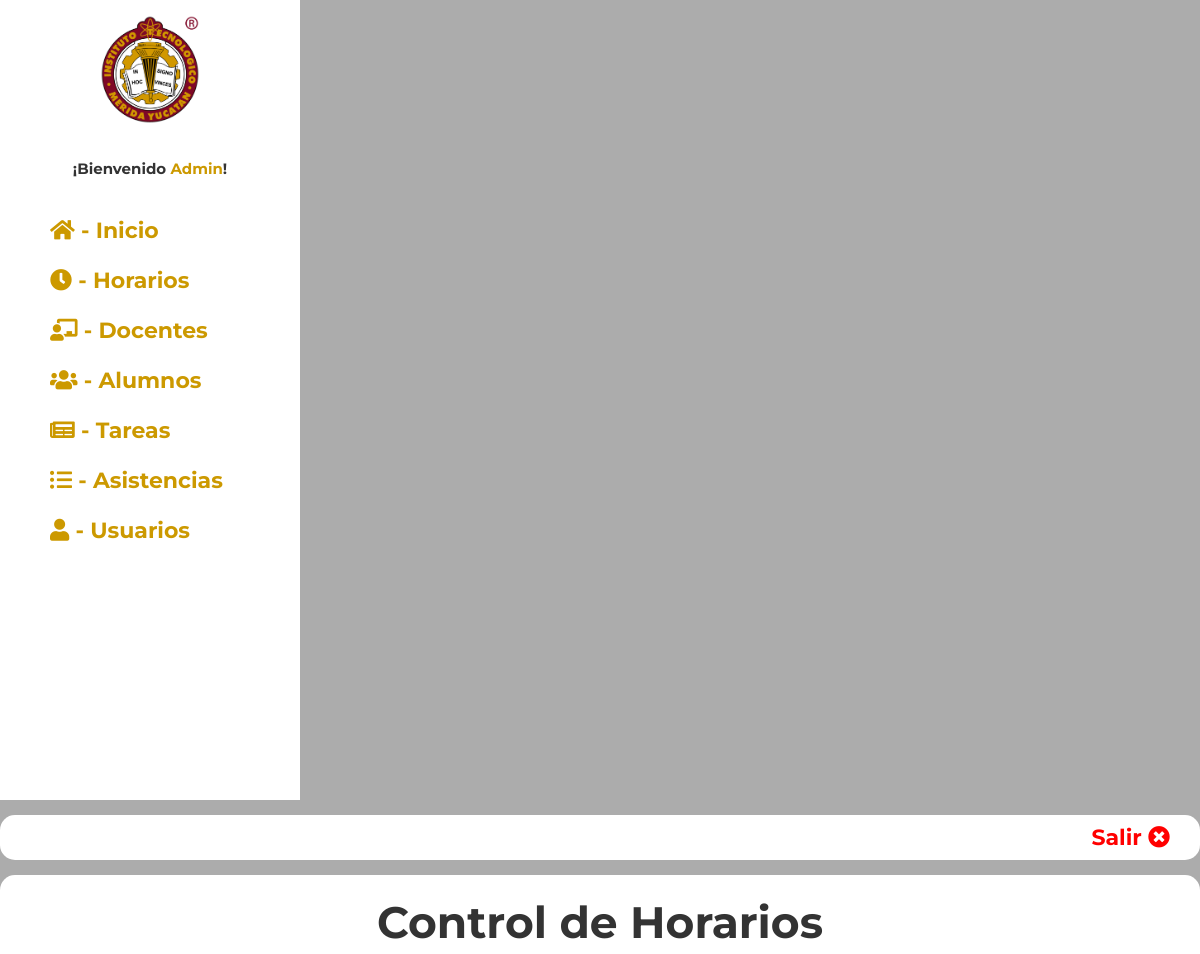
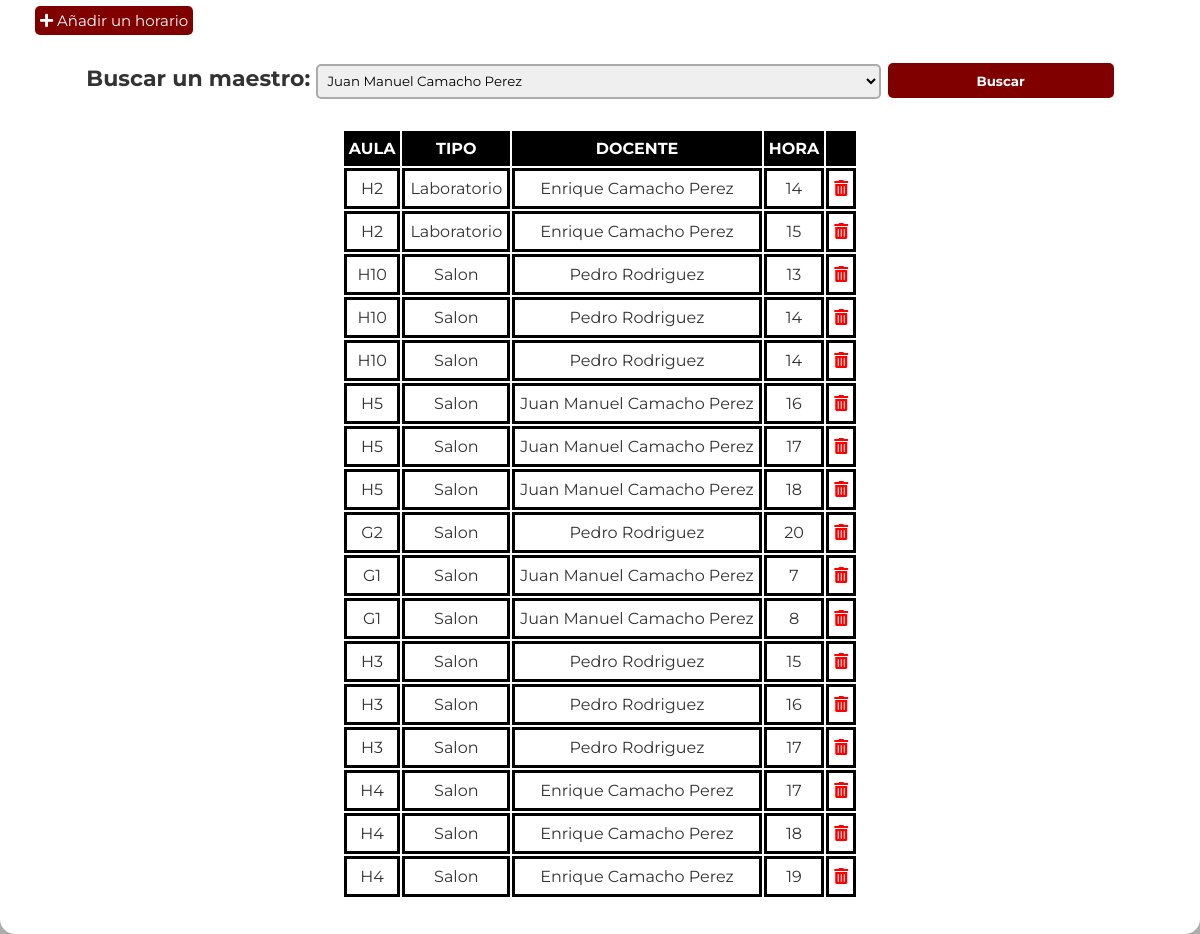
The page /admin/salones.php?busca_docente=Juan Manuel (signed in) on the database its author committed (2 pictures, top to bottom).
### tables this page shows
CREATE TABLE `lunes` (
  `id` int(5) NOT NULL,
  `aula` int(5) DEFAULT NULL,
  `maestro` int(5) DEFAULT NULL,
  `clima` varchar(255) DEFAULT NULL,
  `hora` int(11) DEFAULT NULL
);

CREATE TABLE `aulas` (
  `id_aula` int(5) NOT NULL,
  `aula` varchar(5) DEFAULT NULL,
  `tipo` varchar(50) DEFAULT NULL,
  `estado` varchar(255) DEFAULT NULL,
  `clima` varchar(255) DEFAULT NULL
);

CREATE TABLE `docentes` (
  `id_docente` int(5) NOT NULL,
  `nombres` varchar(255) DEFAULT NULL,
  `apellidos` varchar(255) DEFAULT NULL,
  `jefatura` varchar(255) DEFAULT NULL
);

### admin/salones.php (the view, shortened to what this page needs)
<!DOCTYPE html>
<html lang="en">
<head>
    <link rel="stylesheet" href="https://cdnjs.cloudflare.com/ajax/libs/font-awesome/5.15.4/css/all.min.css"/>
    <link rel="stylesheet" href="styles.css"/>
</head>
<body class="panel">
    <div class="contenedor">
        <?php include "menu_panel.php"?>
        <div class="cont_panel">
            <div class="header_panel">
                <a href="salir.php">Salir <i class="fas fa-times-circle"></i></a>
            </div>
            <div class="info_panel">
                <h1>Control de Horarios</h1>
                <br>
                <div class="cont_info">
                <a href="crear_horario.php" class="btn"><i class="fas fa-plus"></i> Añadir un horario</a><br><br>
                <form class="buscar" action="" method="get">
                    <label for="" class="bs_docente">Buscar un maestro:</label>
                    <select name="busca_docente" class="bs_docentes">
                        <?php require "conexion.php";
                        $variable_maestros = $_GET['busca_docente'];
                        $todos_maestros = "SELECT * FROM docentes ORDER BY id_docente ASC";
                        $resultado_maestros = mysqli_query($conectar, $todos_maestros);
                        while ($fila_maestros = mysqli_fetch_assoc($resultado_maestros)){
                        ?>
                            <option value="<?php echo $fila_maestros['nombres']; ?>" class="bs_docentes"
                            <?php  if ($fila_maestros["nombres"] == $variable_maestros){
                                        echo "selected";
                                }?>><?php echo $fila_maestros['nombres']; ?> <?php echo $fila_maestros['apellidos']; ?></option>
                        <?php }?>
                    </select>
                    <button type="submit" name="buscar">Buscar</button>
                </form><br>
                <table class="tablaspanel">
                        <tr>
                            <th>AULA</th>
                            <th>TIPO</th>
                            <th>DOCENTE</th>
                            <th>HORA</th>
                            <th colspan="2"></th>
                        </tr>
                        <?php date_default_timezone_set('America/Mexico_City');
                            $dia_semana = 'lunes';
                            ?>
                        <?php require "conexion.php";
                        if (isset($_GET['buscar']) and $_GET['busca_docente']) {
                            $maestro = $_GET['busca_docente'];
                            $todos_datos = "SELECT * FROM $dia_semana
                            INNER JOIN aulas ON $dia_semana.aula = aulas.id_aula
                            INNER JOIN docentes ON $dia_semana.maestro = docentes.id_docente
                            WHERE nombres LIKE '%$maestro%'";
                        } else {
                            $todos_datos = "SELECT * FROM $dia_semana
                            INNER JOIN aulas ON $dia_semana.aula = aulas.id_aula
                            INNER JOIN docentes ON $dia_semana.maestro = docentes.id_docente";
                        }
                        $resultado = mysqli_query($conectar, $todos_datos);
                        while ($fila = mysqli_fetch_assoc($resultado)){
                        ?>
                            <tr>
                                <td>
                                    <?php echo $fila['aula']; ?>
                                </td>
                                <td><?php echo $fila['tipo']; ?></td>
                                <td><?php echo $fila['nombres']; ?> <?php echo $fila['apellidos']; ?></td>
                                <td><?php echo $fila['hora']; ?></td>
                                <td><a class="eliminar" href="#" onClick="validar('eliminar_aula.php?id=<?php echo $fila['id_aula']; ?>')"><i class="fas fa-trash-alt"></i></a></td>
                            </tr>
                        <?php }?>
                    </table>
                </div>
            </div>
        </div>
    </div>
</body>
</html>

### admin/styles.css (style rules this page uses)
* { margin: 0; padding: 0; box-sizing: border-box; font-family: 'Montserrat', sans-serif; }
:root { --color1: #800000; --color2: #c90; --color3: #999999; }
body { padding: 50px; font-family: Arial, Helvetica, sans-serif; font-size: 22px; line-height:25px; color: #333; margin: auto; }
.campos form input, button, select, textarea { width: 100%; height: 35px; margin: 5px 0; padding: 5px; color: #000000; border-radius: 5px; border: #ababab 2px solid; }
.btn { background-color: var(--color1); color: white; border: none; text-decoration: none; padding: 5px; border-radius: 5px; font-size: 15px; }
.header_panel { text-align: right; background-color: white; border-radius: 15px; padding: 10px; }
.header_panel a { color: red; font-weight: bold; text-decoration: none; margin-right: 20px; }
.panel { padding: 0; background-color: #acacac; }
.cont_panel { width: 1200px; margin-top: 15px; vertical-align: top; display: inline-block; }
.info_panel { text-align: center; padding: 35px; background-color: white; border-radius: 15px; margin-top: 15px; }
.cont_info { text-align: left; }
.tablaspanel { margin: auto; font-size: 16px; text-align: center; }
.tablaspanel td { border: black 3px solid; padding: 5px; }
.tablaspanel th { background-color: black; color: #fff; padding: 5px; }
.eliminar { color: red; }
.bs_docentes { width: 50%; }
.buscar { text-align: center; font-weight: bold; }
.buscar button { width: 20%; background-color: var(--color1); color: white; font-weight: bold; border: none; }

### rows shown on the page
lunes: aula.aula "H2", aula.tipo "Laboratorio", maestro.nombres "Enrique", maestro.apellidos "Camacho Perez", hora "14"
lunes: aula.aula "H2", aula.tipo "Laboratorio", maestro.nombres "Enrique", maestro.apellidos "Camacho Perez", hora "15"
lunes: aula.aula "H10", aula.tipo "Salon", maestro.nombres "Pedro", maestro.apellidos "Rodriguez", hora "13"
lunes: aula.aula "H10", aula.tipo "Salon", maestro.nombres "Pedro", maestro.apellidos "Rodriguez", hora "14"
lunes: aula.aula "H10", aula.tipo "Salon", maestro.nombres "Pedro", maestro.apellidos "Rodriguez", hora "14"
lunes: aula.aula "H5", aula.tipo "Salon", maestro.nombres "Juan Manuel", maestro.apellidos "Camacho Perez", hora "16"
lunes: aula.aula "H5", aula.tipo "Salon", maestro.nombres "Juan Manuel", maestro.apellidos "Camacho Perez", hora "17"
lunes: aula.aula "H5", aula.tipo "Salon", maestro.nombres "Juan Manuel", maestro.apellidos "Camacho Perez", hora "18"
lunes: aula.aula "G2", aula.tipo "Salon", maestro.nombres "Pedro", maestro.apellidos "Rodriguez", hora "20"
lunes: aula.aula "G1", aula.tipo "Salon", maestro.nombres "Juan Manuel", maestro.apellidos "Camacho Perez", hora "7"
lunes: aula.aula "G1", aula.tipo "Salon", maestro.nombres "Juan Manuel", maestro.apellidos "Camacho Perez", hora "8"
lunes: aula.aula "H3", aula.tipo "Salon", maestro.nombres "Pedro", maestro.apellidos "Rodriguez", hora "15"
lunes: aula.aula "H3", aula.tipo "Salon", maestro.nombres "Pedro", maestro.apellidos "Rodriguez", hora "16"
lunes: aula.aula "H3", aula.tipo "Salon", maestro.nombres "Pedro", maestro.apellidos "Rodriguez", hora "17"
lunes: aula.aula "H4", aula.tipo "Salon", maestro.nombres "Enrique", maestro.apellidos "Camacho Perez", hora "17"
lunes: aula.aula "H4", aula.tipo "Salon", maestro.nombres "Enrique", maestro.apellidos "Camacho Perez", hora "18"
lunes: aula.aula "H4", aula.tipo "Salon", maestro.nombres "Enrique", maestro.apellidos "Camacho Perez", hora "19"

### other values the page prints
$usuario "Admin"
form field busca_docente "Juan Manuel Camacho Perez"
